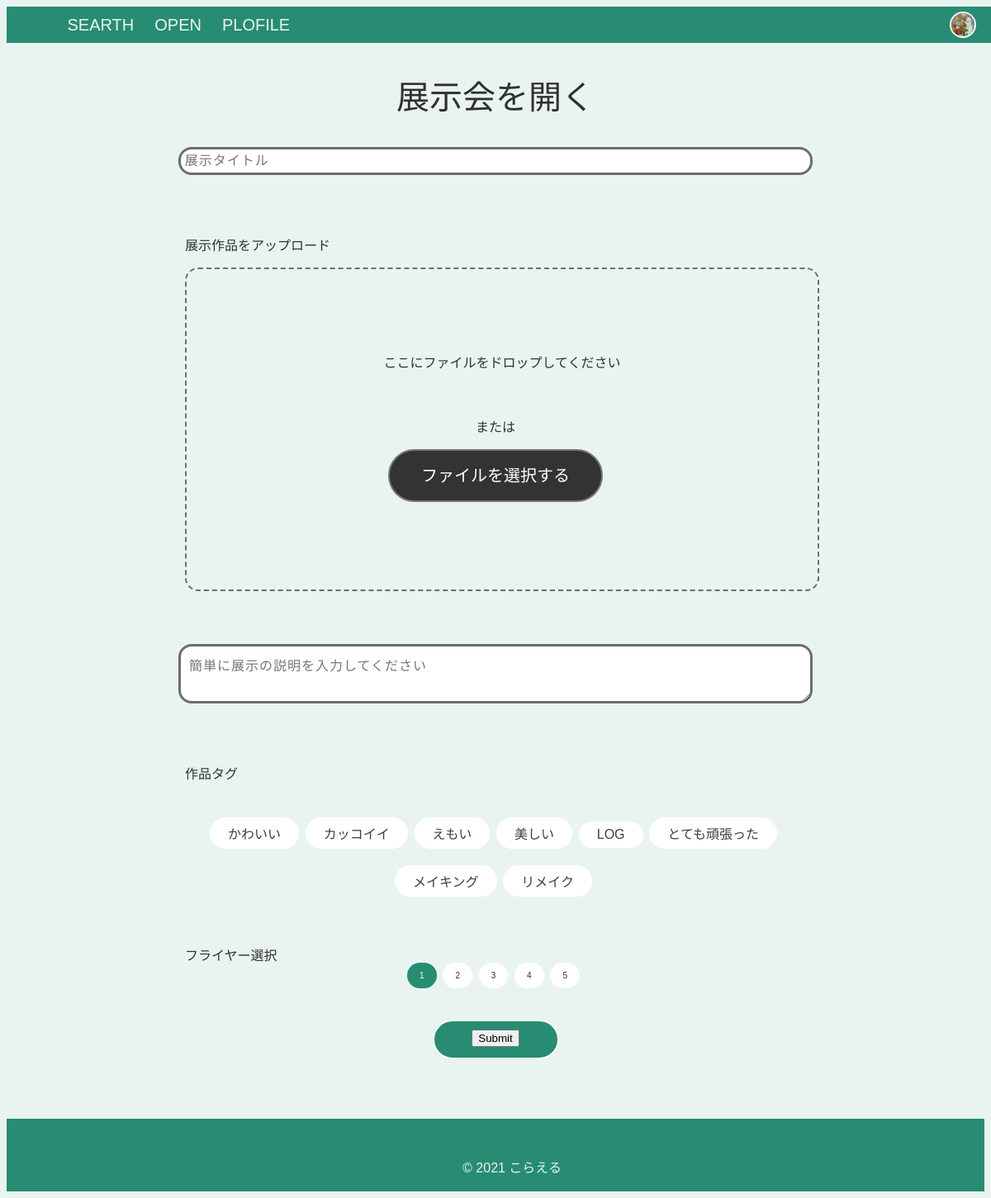
The page /post/open (signed in) on the database its author committed.
### account/models.py (models this page shows)
class CustomUser(AbstractUser):
    class Meta(AbstractUser.Meta):
        db_table    = 'custom_users'
    introduction = models.TextField(verbose_name='自己紹介',max_length=200,blank=True,null=True,default="よろしくお願いします")
    link = models.URLField(verbose_name='リンク',max_length=200,blank=True,null=True)
    icon = models.ImageField(verbose_name='アイコン画像',upload_to=icon_path,blank=True,null=False,default = '../static/picture/8074e2c65a3ab65d0ce7b482795b7ac0.jpg')
    birthday = models.DateField(verbose_name='生年月日',blank=True,null=True)

### post/models.py (models this page shows, shortened)
class Tag(models.Model):
    name = models.CharField('タグ', max_length=50)
    id = models.UUIDField(verbose_name='タグID',primary_key=True, default=uuid.uuid4, editable=False)

### post/views.py (the view, shortened to what this page needs)
# urls.py: path('open',views.open,name = 'open'),
@login_required
def open(request):
    context = {
        'user':request.user,
        "tags":Tag.objects.all(),
    }
    return render(request, 'post/open.html', context)

### templates/post/open.html (shortened to what this page needs)
{% load static %}
{% block link %}
<link rel="stylesheet" href="https://unpkg.com/ress/dist/ress.min.css" />
<link rel="stylesheet" type="text/css" href="{% static 'css/grobal.css' %}" />
<link rel="stylesheet" type="text/css" href="{% static 'css/open.css' %}" />
{% endblock %}
<!DOCTYPE html>
<html lang="ja">
<head>
  <link href="https://use.fontawesome.com/releases/v5.6.1/css/all.css" rel="stylesheet" />
</head>
<body>
  <header>
    <nav class="pc-nav">
      <ul class="pc-nav-menu">
        <li class="home"><a href="ranking">SEARTH</a></li>
        <li><a href="">OPEN</a></li>
        <li><a href="../account/profile">PLOFILE</a></li>
      </ul>
    </nav>
    {% if request.user.id != None %}
    <img class="header-icon" src="{{ user.icon.url }}" />
    {% else %}
    <a href="../account/signup" class="btn btn-signup">SIGNUP</a>
    <a href="../account/login" class="btn btn-login">LOGIN</a>
    {% endif %}
  </header>
  <div class="container">
    <h1 class="open-title">展示会を開く</h1>
    <form enctype="multipart/form-data" action="{% url 'post:open' %}" method="POST">
      <div class="title">
        <label class="ef">
          <input type="text" name="title" placeholder="展示タイトル" required>
        </label>
      </div>
      <p>展示作品をアップロード</p>
      <div id="upFileWrap">
        <div id="inputFile">
          <p id="dropArea">ここにファイルをドロップしてください</p>
          <p>または</p>
          <p class="drag-drop-buttons">
          <div id="inputFileWrap">
            </p>
            <div id="btnInputFile"><span>ファイルを選択する</span></div>
          </div>
        </div>
        <div class="explanation">
          <label class="el">
            <textarea name="content" rows="2" cols="10" wrap="hard" maxlength="200" placeholder="簡単に展示の説明を入力してください"
              required></textarea>
          </label>
        </div>
        <p class="workstag">作品タグ</p>
        <div class="tag-space">
          {% for tag in tags %}
          <label class="tag"><input type="checkbox" value={{tag.id}} name="tag"><span>{{ tag.name }}</span></label>
          {% endfor %}
        </div>
        <p>フライヤー選択</p>
        <div class="tag-space">
          <input id="radio1" class="radiobutton" type="radio" name="flyer" value="1" checked="checked"><label
            for="radio1" class="flyer-number">1</label>
          <input id="radio2" class="radiobutton" type="radio" name="flyer" value="2"><label for="radio2"
            class="flyer-number">2</label>
          <input id="radio3" class="radiobutton" type="radio" name="flyer" value="3"><label for="radio3"
            class="flyer-number">3</label>
          <input id="radio4" class="radiobutton" type="radio" name="flyer" value="4"><label for="radio4"
            class="flyer-number">4</label>
          <input id="radio5" class="radiobutton" type="radio" name="flyer" value="5"><label for="radio5"
            class="flyer-number">5</label>
        </div>
        <a class="btn btn-submit"><input type="submit"></a>
      </div>
  <footer>
    <ul class="footer-menu">
      <p class="footer-text">© 2021 こらえる</p>
    </ul>
  </footer>
</body>
</html>

### static/css/grobal.css (style rules this page uses)
:root { --white: #ffffff; --aqua-squeeze: #e9f4f1; --mine-shaft: #2f3130; --observatory: #278c72; --java: #16afaf; --hoki: #658194; --main-color: var(--observatory); --sub-color: var(--hoki); --highlight-color: var(--java); --background: var(--aqua-squeeze); --white: var(--white); --black: var(--mine-shaft); }
body { font-family: "Noto Sans JP", sans-serif, 游ゴシック体, YuGothic, 游ゴシック, "Yu Gothic", "Hiragino Kaku Gothic ProN", "Hiragino Sans", メイリオ, sans-serif; background-color: var(--aqua-squeeze); color: var(--mine-shaft); }
body, #wrapper { display: flex; flex-direction: column; min-height: 100vh; }
header { margin: 0 auto; display: flex; justify-content: space-between; height: 44px; width: 100%; align-items: center; background-color: var(--observatory); font-size: 24px; position: fixed; z-index:1000; }
li.home { margin-left: 26px; }
.pc-nav { margin-right: auto; }
nav ul { display: flex; justify-content: flex-start; align-items: center; flex-wrap: wrap; }
nav ul li { margin-right: 1rem; list-style: none; }
nav ul li a { display: block; padding: 7.5px; color: var(--aqua-squeeze); text-decoration: none; font-weight: 500; font-size: 20px; }
.pc-nav .pc-nav-menu a { position: relative; }
.pc-nav .pc-nav-menu a::after { position: absolute; left: 0; bottom: 0; display: block; content: ""; width: 0%; height: 3px; background: var(--aqua-squeeze); transition: all 0.2s cubic-bezier(0.455, 0.03, 0.515, 0.955); }
footer { width: 100%; height: 88px; background-color: var(--observatory); color: var(--aqua-squeeze); padding-right: 120px; font-size: 16px; padding: 30px 0; bottom: 0; margin-top: auto; }
p.footer-text { text-align: center; font-size: 16px; margin: 0 auto; }
*, *:before, *:after { -webkit-box-sizing: inherit; box-sizing: inherit; }
html { -webkit-box-sizing: border-box; box-sizing: border-box; font-size: 62.5%; }
.btn, a.btn, button.btn { font-size: 1.3rem; font-weight: 600; line-height: 1.5; position: relative; display: inline-block; padding: 0.3rem 1.3rem; cursor: pointer; -webkit-user-select: none; -moz-user-select: none; -ms-user-select: none; user-select: none; -webkit-transition: all 0.3s; transition: all 0.3s; text-align: center; vertical-align: middle; text-decoration: none; letter-spacing: 0.1em; color: var(--mine-shaft); border-radius: 0.5rem; }
img.header-icon { display: block; border: 2.5px solid #ffffff; width: 32px; height: 32px; object-fit: cover; border-radius: 50%; margin: 0 26px 0 0; }

### rows shown on the page
CustomUser: icon (picture)
Tag: name "かわいい"
Tag: name "カッコイイ"
Tag: name "えもい"
Tag: name "美しい"
Tag: name "LOG"
Tag: name "とても頑張った"
Tag: name "メイキング"
Tag: name "リメイク"
